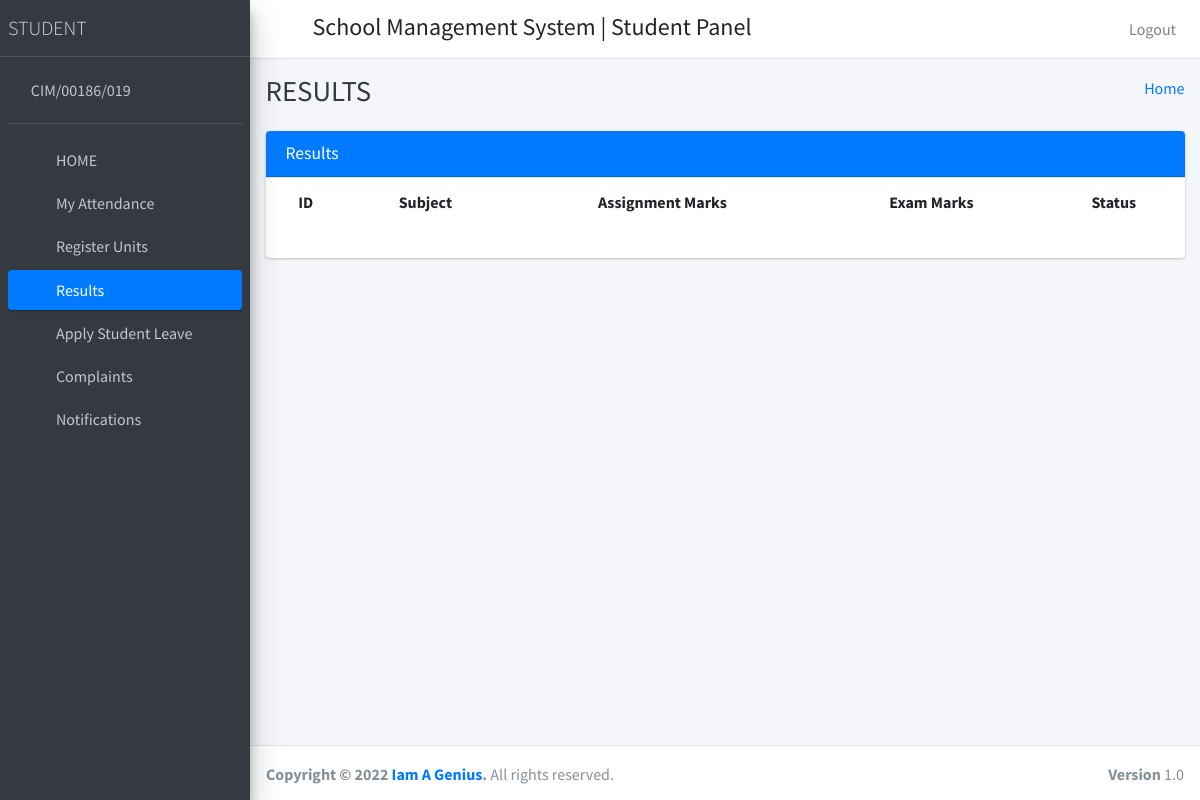
/student_view_result (signed in), run on an earlier commit of the app's database.
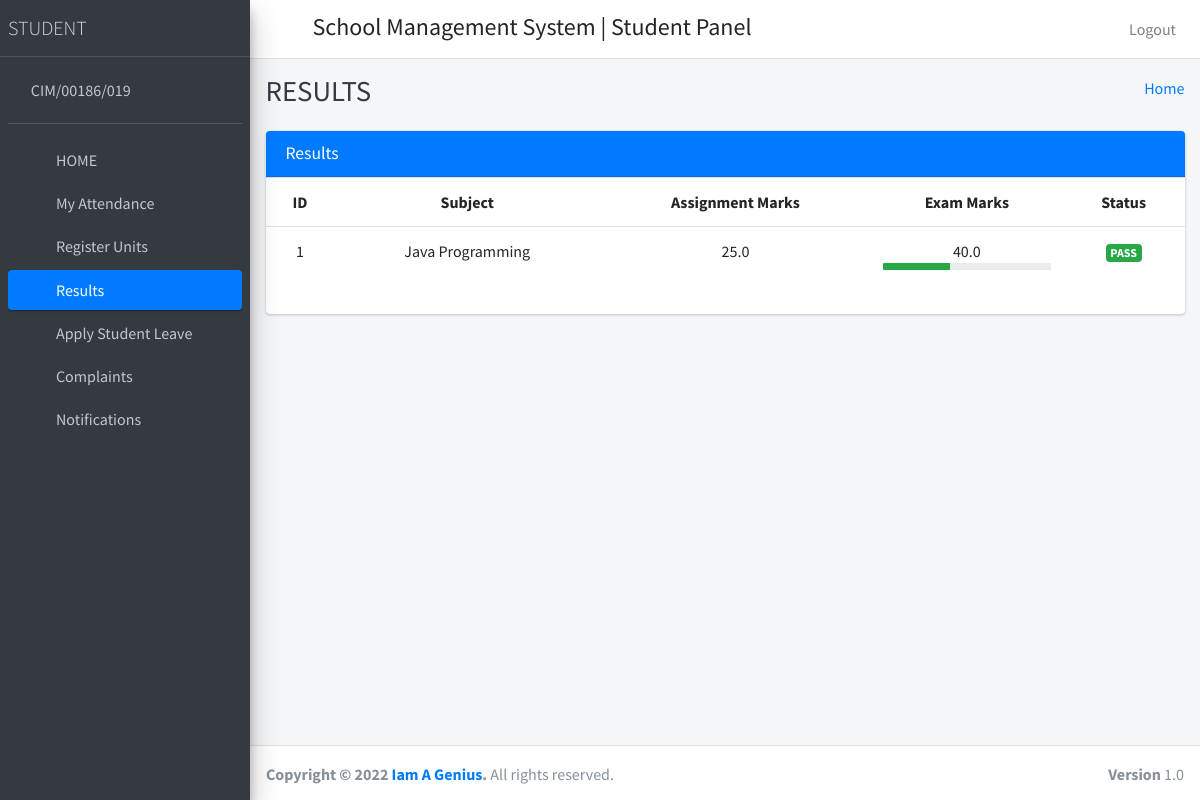
And on a later commit of the database.
### Student/models.py (models this page shows)
class CustomUser(AbstractUser):
    user_type_data=((1,"HOD"),(3,"staff"),(4,"student"),(2,"admin"))
    user_type= models.CharField(default=1, choices=user_type_data,max_length=10)

class StudentResult(models.Model):
    id=models.AutoField(primary_key=True)
    student_id=models.ForeignKey(students,on_delete=models.CASCADE)
    subject_id=models.ForeignKey(subject,on_delete=models.CASCADE)
    subject_exam_marks=models.FloatField(default=0)
    subject_assignment_marks=models.FloatField(default=0)
    created_at=models.DateField(auto_now_add=True)
    updated_at=models.DateField(auto_now_add=True)
    objects=models.Manager()

class subject(models.Model):
    id = models.AutoField(primary_key=True)
    subject_name = models.CharField(max_length=250)
    course_id = models.ForeignKey(courses,on_delete=models.CASCADE,default=1)
    stage=models.CharField(max_length=100,default=1)
    staff_id = models.ForeignKey(CustomUser,on_delete=models.CASCADE)
    created_at = models.DateTimeField(auto_now_add=True)
    updated_at = models.DateTimeField(auto_now_add=True)
    objects=models.Manager()

### Student/student_views.py (the view)
# urls.py: path('student_view_result',student_views.student_view_result,name="student_view_result"),
def student_view_result(request):
    student=students.objects.get(admin=request.user.id)
    studentresult=StudentResult.objects.filter(student_id=student.id)
    return render(request,"student_template/results.html",{"studentresult":studentresult})

### templates/student_template/results.html
{% extends 'student_template/base_template.html' %}
{% block page_title %} RESULTS {% endblock page_title %}
{% load static %}
{% block main_content %}
<section class="content">
      <div class="container-fluid">
        <div class="row">
          <div class="col-md-12">
            <div class="card card-primary">
              <div class="card-header">
                <h3 class="card-title"> Results </h3>
              </div>
            <div class="table">
              <table class="table">
                  <tr align="center">
                      <th>ID</th>
                      <th>Subject</th>
                      <th>Assignment Marks</th>
                      <th>Exam Marks</th>
                      <th>Status</th>
                  </tr>
                  {% for row in studentresult %}
                  <tr align="center">
                      <td>{{ row.id }}</td>
                      <td>{{ row.subject_id.subject_name }}</td>
                      <td>{{ row.subject_assignment_marks }}</td>
                      <td align="center">
                        {% if row.subject_exam_marks >= 40 %}
                         {{ row.subject_exam_marks }}
                         <div class="progress progress-xs progress-striped active">
                          <div class="progress-bar bg-success" style="width: {{ row.subject_exam_marks }}%"></div>
                        </div>
                        {% elif row.subject_exam_marks >= 35 %}
                         {{ row.subject_exam_marks }}
                         <div class="progress progress-xs progress-striped active">
                          <div class="progress-bar bg-warning" style="width: {{ row.subject_exam_marks }}%"></div>
                        </div>
                        {% else %}
                        {{ row.subject_exam_marks }}
                        <div class="progress progress-xs progress-striped active">
                          <div class="progress-bar bg-danger" style="width: {{ row.subject_exam_marks }}%"></div>
                        </div>
                        {% endif %}
                      </td>
                      <td align="center">
                          {% if row.subject_exam_marks >= 40 %}
                            <span class="badge badge-success">PASS</span>
                          {% else %}
                            <span class="badge badge-danger">FAIL</span>
                          {% endif %}
                      </td>
                  </tr>
                  {% endfor %}
              </table>
            </div>
           </div>
        </div>
        </div>
 </section>
{% endblock main_content %}

### templates/student_template/base_template.html (shortened to what this page needs)
<!DOCTYPE html>
{% load static %}
<html>
<head>
  <link rel="stylesheet" href="{% static "plugins/fontawesome-free/css/all.min.css" %}">
  <link rel="stylesheet" href="https://code.ionicframework.com/ionicons/2.0.1/css/ionicons.min.css">
  <link rel="stylesheet" href="{% static "plugins/tempusdominus-bootstrap-4/css/tempusdominus-bootstrap-4.min.css" %}">
  <link rel="stylesheet" href="{% static "plugins/icheck-bootstrap/icheck-bootstrap.min.css" %}">
  <link rel="stylesheet" href="{% static "plugins/jqvmap/jqvmap.min.css" %}">
  <link rel="stylesheet" href="{% static "dist/css/adminlte.min.css" %}">
  <link rel="stylesheet" href="{% static "plugins/overlayScrollbars/css/OverlayScrollbars.min.css" %}">
  <link rel="stylesheet" href="{% static "plugins/daterangepicker/daterangepicker.css" %}">
  <link rel="stylesheet" href="{% static "plugins/summernote/summernote-bs4.css" %}">
</head>
<body class="hold-transition sidebar-mini layout-fixed">
<div class="wrapper">
  <nav class="main-header navbar navbar-expand navbar-white navbar-light">
    <ul class="navbar-nav">
      <li class="nav-item">
        <a class="nav-link" data-widget="pushmenu" href="#"><i class="fas fa-bars"></i></a>
      </li>
    </ul>
  <h4 style="margin-left: 10px;margin-top: 5px">School Management System | Student Panel</h4>
    <ul class="navbar-nav ml-auto">
      <li class="nav-item">
        <a class="nav-link" href="/logout_user">
          Logout
        </a>
      </li>
    </ul>
  </nav>
  {% include 'student_template/sidebar.html' with user=user id=id %}
     <div class="content-wrapper">
    <div class="content-header">
      <div class="container-fluid">
        <div class="row mb-2">
          <div class="col-sm-6">
            <h1 class="m-0 text-dark">{% block page_title %}{% endblock page_title %}</h1>
          </div>
          <div class="col-sm-6">
            <ol class="breadcrumb float-sm-right">
              <li class="breadcrumb-item"><a href="/student_home">Home</a></li>
            </ol>
          </div>
        </div>
      </div>
    </div>
        {% block main_content %}
        {% endblock main_content %}
  </div>
  {% include 'student_template/footer.html' %}
</div>
</body>
</html>

### templates/student_template/sidebar.html (shortened to what this page needs)
{% load static %}
<aside class="main-sidebar sidebar-dark-primary elevation-4">
    <a href="#" class="brand-link">
      <span class="brand-text font-weight-light">STUDENT</span>
    </a>
    <div class="sidebar">
      <div class="user-panel mt-3 pb-3 mb-3 d-flex">
        <div class="image">
        </div>
        <div class="info">
          <a href="{% url 'student_profile' %}" class="d-block">{{ user.username }}</a>
        </div>
      </div>
      <nav class="mt-2">
        <ul class="nav nav-pills nav-sidebar flex-column" data-widget="treeview" role="menu" data-accordion="false">
          <li class="nav-item">
            {% url 'student_home' as student_home %}
            <a href="{{ student_home }}" class="nav-link {% if request.path == student_home %} active {% endif %} ">
              <i class="nav-icon fas fa-th"></i>
              <p>
                HOME
              </p>
            </a>
          </li>
          <li class="nav-item">
            {% url 'student_view_attendance' as student_view_attendance %}
            <a href="{{ student_view_attendance }}" class="nav-link {% if request.path == student_view_attendance %} active {% endif %} ">
              <i class="nav-icon fas fa-th"></i>
              <p>
                My Attendance
              </p>
            </a>
          </li>
          <li class="nav-item">
            {% url 'unit_registration' as unit_registration %}
            <a href="{{ unit_registration }}" class="nav-link {% if request.path == unit_registration %} active {% endif %} ">
              <i class="nav-icon fas fa-th"></i>
              <p>
                Register Units
              </p>
            </a>
          </li>
          <li class="nav-item">
            {% url 'student_view_result' as student_view_result %}
            <a href="{{ student_view_result }}" class="nav-link {% if request.path == student_view_result %} active {% endif %} ">
              <i class="nav-icon fas fa-th"></i>
              <p>
                Results
              </p>
            </a>
          </li>
          <li class="nav-item">
            {% url 'student_apply_leave' as student_apply_leave %}
            <a href="{{ student_apply_leave }}" class="nav-link {% if request.path == student_apply_leave %} active {% endif %} ">
              <i class="nav-icon fas fa-th"></i>
              <p>
                Apply Student Leave
              </p>
            </a>
          </li>
          <li class="nav-item">
            {% url 'student_feedback' as student_feedback %}
            <a href="{{ student_feedback }}" class="nav-link {% if request.path == student_feedback %} active {% endif %} ">
              <i class="nav-icon fas fa-th"></i>
              <p>
                Complaints
              </p>
            </a>
          </li>
          <li class="nav-item">
            {% url 'student_all_notification' as student_all_notification %}
            <a href="{{ student_all_notification }}" class="nav-link {% if request.path == student_all_notification %} active {% endif %} ">
              <i class="nav-icon fas fa-th"></i>
              <p>
                Notifications
              </p>
            </a>
          </li>
        </ul>
      </nav>
    </div>
  </aside>

### templates/student_template/footer.html
 <footer class="main-footer">
    <strong>Copyright &copy; 2022 <a href="http://adminlte.io">Iam A Genius</a>.</strong>
    All rights reserved.
    <div class="float-right d-none d-sm-inline-block">
      <b>Version</b> 1.0
    </div>
  </footer>

What changed in the data, as far as the page shows it:
added StudentResult: id "1", subject_id.subject_name "Java Programming", subject_assignment_marks "25.0", subject_exam_marks "40.0", shows "PASS"
